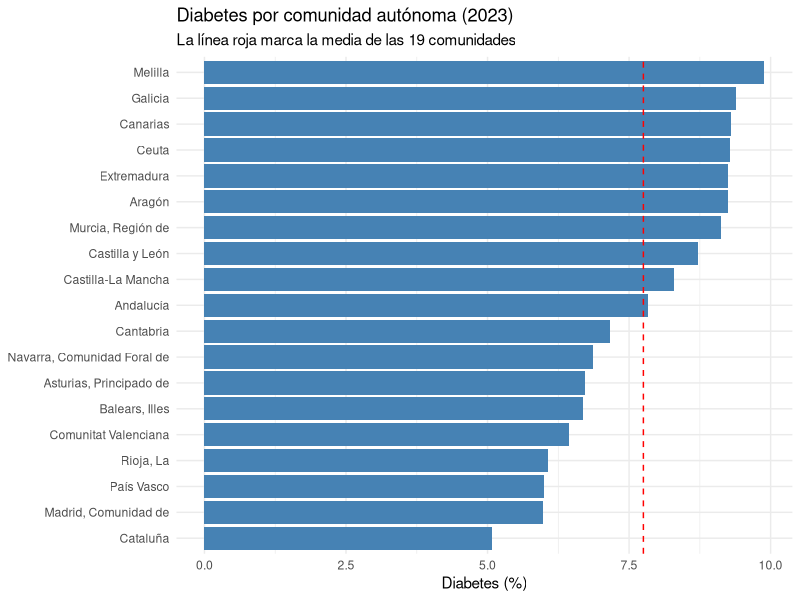
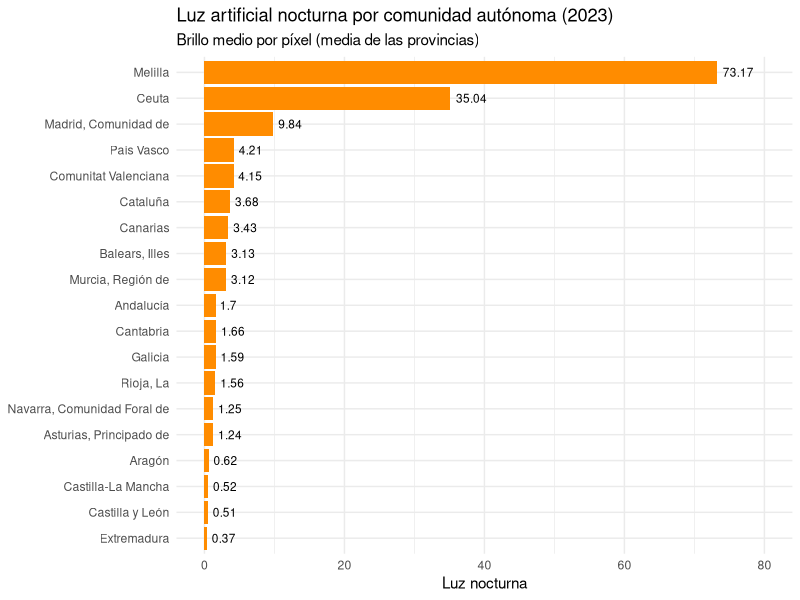
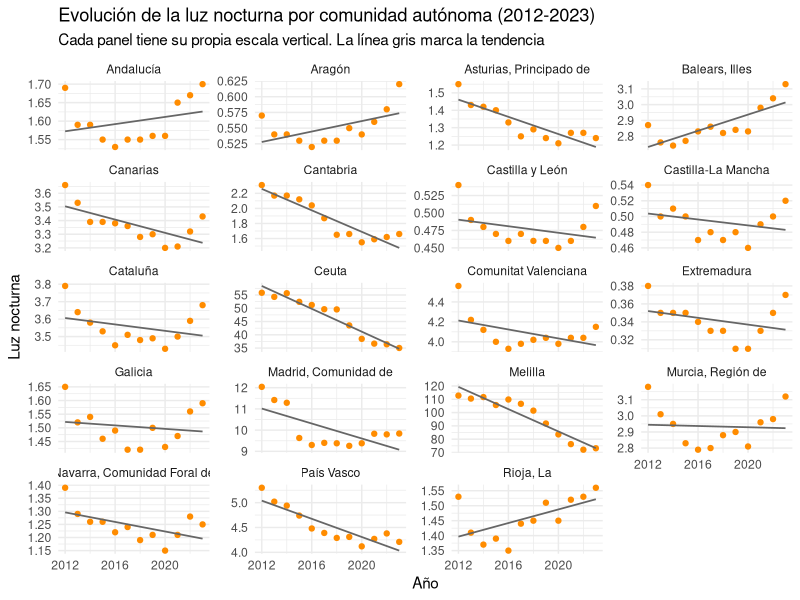
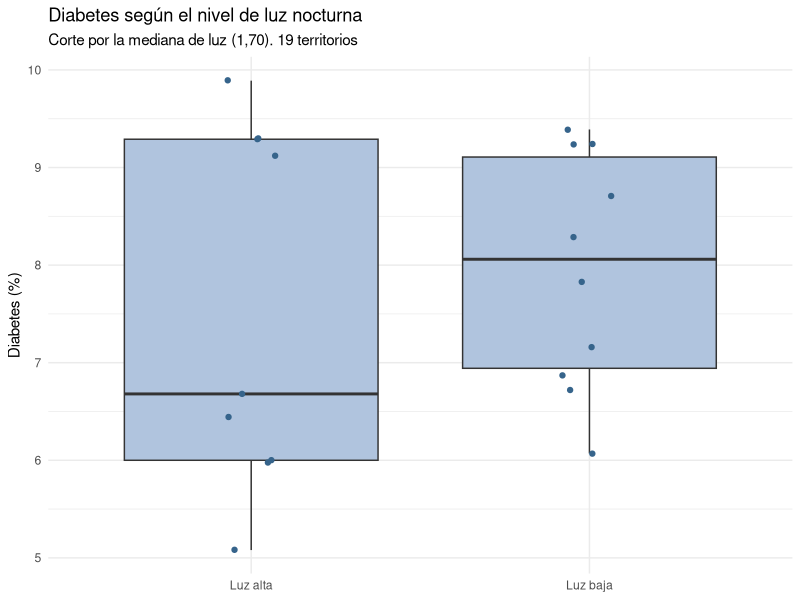
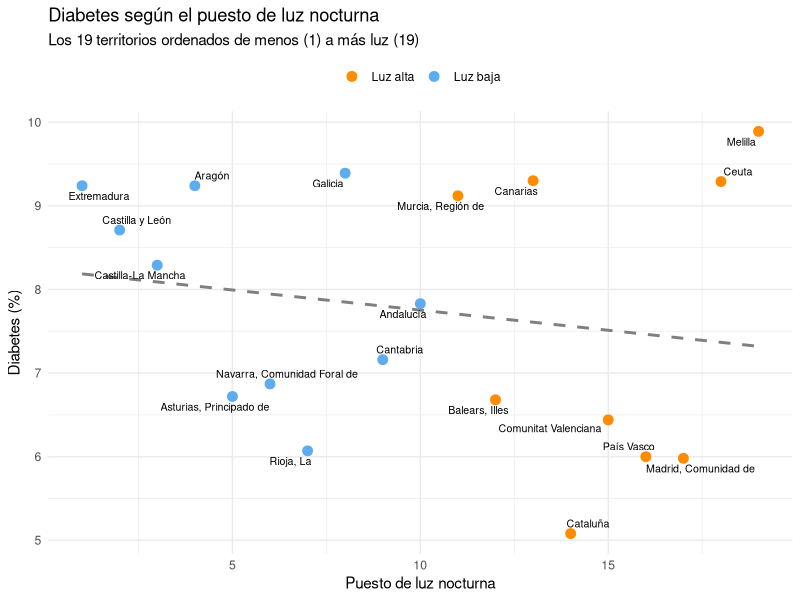

The R source for these figures, in order:
## ---- chunk 1
knitr::opts_chunk$set(echo = TRUE, warning = FALSE, message = FALSE)
## ---- chunk 2
library(readr)
library(dplyr)
## ---- chunk 3
datos <- read_csv("OUTPUT/DATA/luz_diabetes_ccaa_2023.csv")
## ---- chunk 4
tabla_diabetes <- datos %>%
  select(comunidad, diabetes_pct) %>%
  arrange(desc(diabetes_pct)) %>%
  mutate(puesto = row_number()) %>%
  select(puesto, comunidad, diabetes_pct)

knitr::kable(tabla_diabetes,
             col.names = c("Puesto", "Comunidad", "Diabetes (%)"),
             caption = "Comunidades ordenadas de mayor a menor porcentaje de diabetes (2023)")
## ---- chunk 5
resumen <- datos %>%
  summarise(n       = n(),
            media   = mean(diabetes_pct),
            mediana = median(diabetes_pct),
            desv    = sd(diabetes_pct),
            minimo  = min(diabetes_pct),
            q1      = quantile(diabetes_pct, 0.25),
            q3      = quantile(diabetes_pct, 0.75),
            maximo  = max(diabetes_pct))

knitr::kable(resumen, digits = 2,
             caption = "Resumen estadístico del porcentaje de diabetes por comunidad")

# Para el texto
com_max <- tabla_diabetes$comunidad[1]
com_min <- tabla_diabetes$comunidad[nrow(tabla_diabetes)]
## ---- chunk 6

library(tidyverse)
library(ggrepel) #instalarlo con: install.packages("ggrepel")
## ---- chunk 7
ggplot(tabla_diabetes,
       aes(x = reorder(comunidad, diabetes_pct), y = diabetes_pct)) +
  geom_col(fill = "steelblue") +
  geom_hline(yintercept = mean(tabla_diabetes$diabetes_pct),
             linetype = "dashed", colour = "red") +
  coord_flip() +
  labs(title = "Diabetes por comunidad autónoma (2023)",
       subtitle = "La línea roja marca la media de las 19 comunidades",
       x = NULL,
       y = "Diabetes (%)") +
  theme_minimal()
## ---- chunk 8
luz <- read_csv("OUTPUT/DATA/luz_ccaa_2023.csv")

luz <- luz %>%
  arrange(desc(luz_media))

slice_head(luz, n = 5)
slice_tail(luz, n = 5)
## ---- chunk 9
luz %>%
  summarise(comunidades = n(),
            media = round(mean(luz_media), 2),
            desviacion = round(sd(luz_media), 2))

luz %>%
  filter(comunidad != "Ceuta", comunidad != "Melilla") %>%
  summarise(comunidades = n(),
            media = round(mean(luz_media), 2),
            desviacion = round(sd(luz_media), 2))
## ---- chunk 10
ggplot(luz, aes(x = reorder(comunidad, luz_media), y = luz_media)) +
  geom_col(fill = "darkorange") +
  geom_text(aes(label = luz_media), hjust = -0.2, size = 3) +
  expand_limits(y = 80) +
  coord_flip() +
  labs(title = "Luz artificial nocturna por comunidad autónoma (2023)",
       subtitle = "Brillo medio por píxel (media de las provincias)",
       x = NULL,
       y = "Luz nocturna") +
  theme_minimal()
## ---- chunk 11
luz_evolucion <- read_csv("OUTPUT/DATA/luz_ccaa_2012_2023.csv")

# Comparamos el primer año (2012) con el último (2023)
cambio_luz <- luz_evolucion %>%
  filter(anio == 2012 | anio == 2023) %>%
  select(comunidad, anio, luz_media) %>%
  pivot_wider(names_from = anio, values_from = luz_media) %>%
  mutate(cambio_pct = round((`2023` - `2012`) / `2012` * 100, 1)) %>%
  arrange(desc(cambio_pct))

knitr::kable(cambio_luz,
             col.names = c("Comunidad", "Luz 2012", "Luz 2023", "Cambio (%)"),
             caption = "Luz nocturna en 2012 y en 2023 y cambio entre los dos años")
## ---- chunk 12
ggplot(luz_evolucion, aes(x = anio, y = luz_media)) +
  geom_point(colour = "darkorange", size = 1.5) +
  geom_smooth(method = "lm", se = FALSE, colour = "grey40", linewidth = 0.6) +
  facet_wrap(~ comunidad, ncol = 4, scales = "free_y") +
  labs(title = "Evolución de la luz nocturna por comunidad autónoma (2012-2023)",
       subtitle = "Cada panel tiene su propia escala vertical. La línea gris marca la tendencia",
       x = "Año",
       y = "Luz nocturna") +
  theme_minimal()
## ---- chunk 13
luz_diabetes <- read_csv("OUTPUT/DATA/luz_diabetes_ccaa_2023.csv")

# Mediana de la luz nocturna: parte los 19 territorios en dos mitades
mediana_luz <- median(luz_diabetes$ntl_mean)
mediana_luz

# Cada territorio a un grupo según quede por encima o por debajo de la mediana
luz_diabetes <- luz_diabetes %>% 
  mutate(grupo_luz = case_when(ntl_mean > mediana_luz ~ "Luz alta",
                               .default = "Luz baja"))

# Tabla comparativa
comparacion <- luz_diabetes %>% 
  group_by(grupo_luz) %>% 
  summarise(territorios = n(),
            diabetes_media = round(mean(diabetes_pct), 2),
            diabetes_min = min(diabetes_pct),
            diabetes_max = max(diabetes_pct))

comparacion
## ---- chunk 14
ggplot(luz_diabetes, aes(x = grupo_luz, y = diabetes_pct)) +
  geom_boxplot(fill = "lightsteelblue") +
  geom_jitter(width = 0.08, colour = "steelblue4") +
  labs(title = "Diabetes según el nivel de luz nocturna",
       subtitle = "Corte por la mediana de luz (1,70). 19 territorios",
       x = NULL,
       y = "Diabetes (%)") +
  theme_minimal()
## ---- chunk 15
# Ordenamos por luz y damos a cada territorio su puesto (1 = menos luz)
puestos <- luz_diabetes %>% 
  arrange(ntl_mean) %>% 
  mutate(puesto_luz = row_number())

ggplot(puestos, aes(x = puesto_luz, y = diabetes_pct)) +
  geom_smooth(method = "lm", se = FALSE, colour = "grey50", linetype = "dashed") +
  geom_point(aes(colour = grupo_luz), size = 3) +
  geom_text_repel(aes(label = comunidad), size = 2.7) +
  scale_colour_manual(values = c("Luz alta" = "darkorange",
                                 "Luz baja" = "steelblue2")) +
  labs(title = "Diabetes según el puesto de luz nocturna",
       subtitle = "Los 19 territorios ordenados de menos (1) a más luz (19)",
       x = "Puesto de luz nocturna",
       y = "Diabetes (%)",
       colour = NULL) +
  theme_minimal() +
  theme(legend.position = "top")
